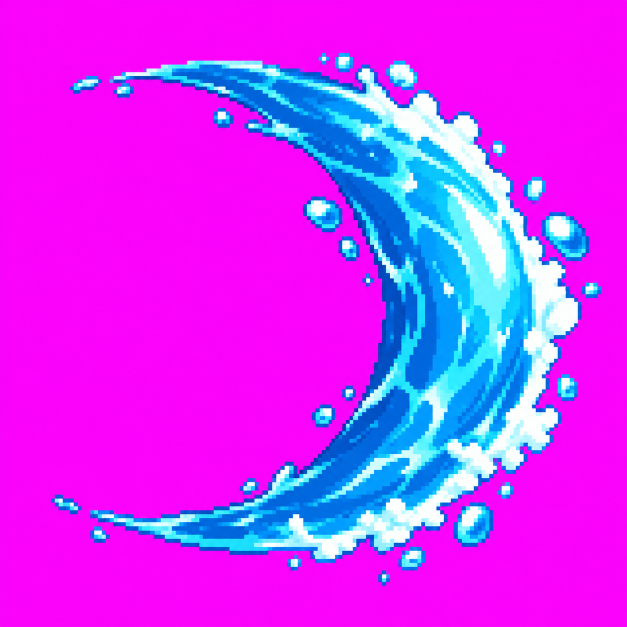
#> input picture art_source/frames/vfx/water_slash.png, 1254 x 1254 px, found by its file name (shown at 1/2 size); its folder holds 3 pictures in this run
$ python make_vfx.py
#> lines starting #> are read from the running program, lines starting #| are printed output that depends on the picture
"""Turn the generated effect frames (art_source/frames/vfx/*.png, magenta key) into the game's effect sprites in
assets/sprites/: the Water Blade slash and the two web covers (a few strands, a cocoon). Keys, crops where asked, scales
with a box filter and crisps the alpha, like make_icons.py. Run from the project root (the whole command):
  uv run --python 3.12 --with Pillow python tools/art/make_vfx.py
"""
import os

from PIL import Image

SRC = "art_source/frames/vfx"
OUT = "assets/sprites"

# name: (output name, crop to the drawn pixels, (width, height) with None = keep the aspect)
SPECS = {
    "water_slash": ("vfx_water_slash", True, (56, None)),
    "web_strands": ("vfx_web_strands", False, (64, 64)),
    "web_cocoon": ("vfx_web_cocoon", True, (None, 64)),
}


def key(im):
    """Magenta and its blend with the art: red and blue both well above green (silk and water never are)."""
    im = im.convert("RGBA")
    px = im.load()
    for y in range(im.height):
        for x in range(im.width):
            r, g, b, _ = px[x, y]
            if min(r, b) - g > 45:
                px[x, y] = (0, 0, 0, 0)
    return im


def crisp(im):
    px = im.load()
    for y in range(im.height):
        for x in range(im.width):
            r, g, b, a = px[x, y]
            px[x, y] = (r, g, b, 255) if a >= 128 else (0, 0, 0, 0)
    return im


def fit(im, size):
    w, h = size
    if w is None:
        w = max(1, round(im.width * h / im.height))
    if h is None:
        h = max(1, round(im.height * w / im.width))
    return im.resize((w, h), Image.Resampling.BOX)


def main():
    for name, (out, crop, size) in SPECS.items():
        im = key(Image.open(os.path.join(SRC, name + ".png")))
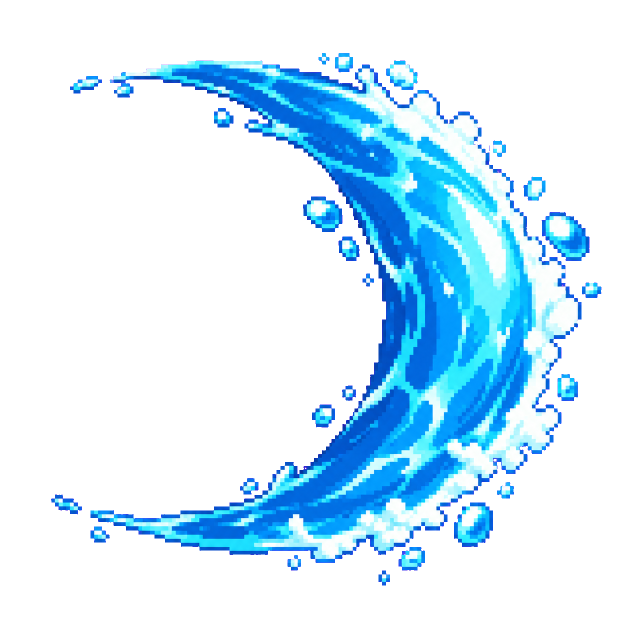
#> im: PIL image 1254x1254 RGBA (shown at 1/2 size); mean R, G, B, A 20.5, 49.1, 65.9, 69.5; transparent parts drawn white
        if crop:
            box = im.getbbox()
#> box = (102, 106, 1203, 1171)
            if box is None:
                raise SystemExit(name + " is entirely key")
            im = im.crop(box)
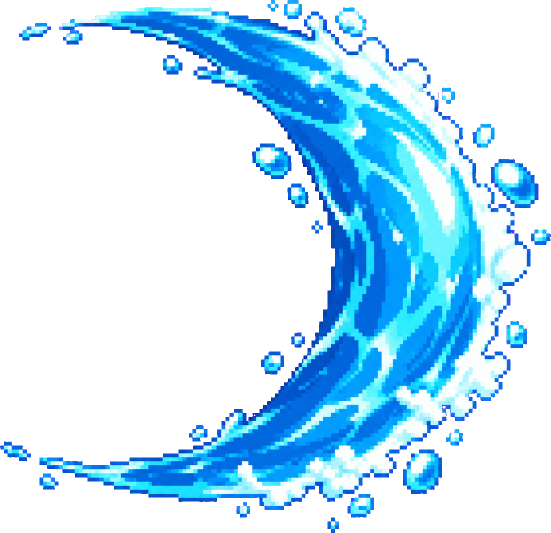
#> im: PIL image 1101x1065 RGBA (shown at 1/2 size); mean R, G, B, A 27.5, 65.9, 88.4, 93.2; transparent parts drawn white
        made = crisp(fit(im, size))
#> in fit, `return im.resize((w, h), Image.Resampling.BOX)`:
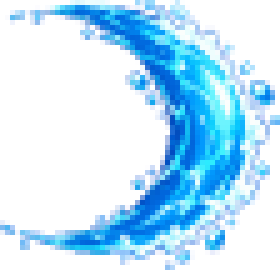
#> returned value: PIL image 56x54 RGBA (shown 5 times larger); mean R, G, B, A 31, 75.5, 106.9, 93.2; transparent parts drawn white
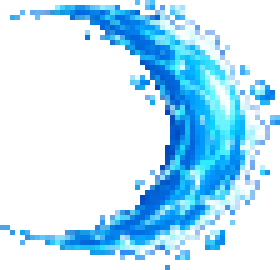
#> made: PIL image 56x54 RGBA (shown 5 times larger); mean R, G, B, A 27.8, 66.1, 87.9, 92.7; transparent parts drawn white
        made.save(os.path.join(OUT, out + ".png"))
        print("wrote", out, made.size)
#| wrote vfx_water_slash (56, 54)
#> pass 2 of the loop in main, `for name, (out, crop, size) in SPECS.items():`:
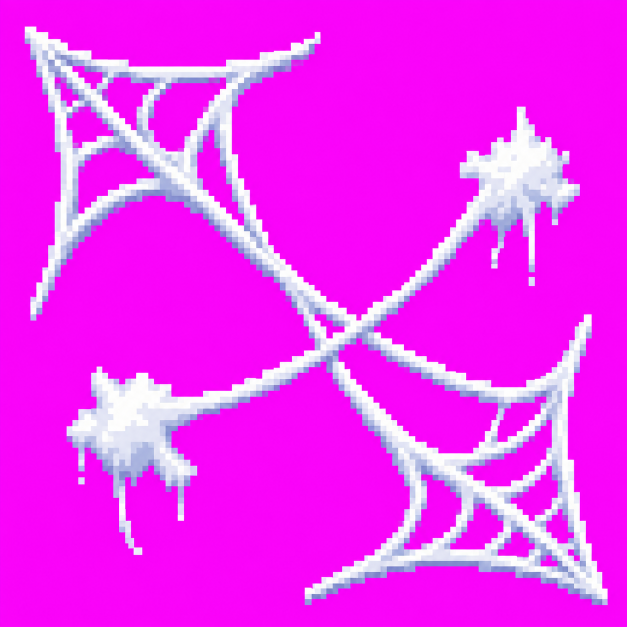
#> input picture art_source/frames/vfx/web_strands.png, 1254 x 1254 px, found by its file name (shown at 1/2 size)
#> in main, `im = key(Image.open(os.path.join(SRC, name + ".png")))`:
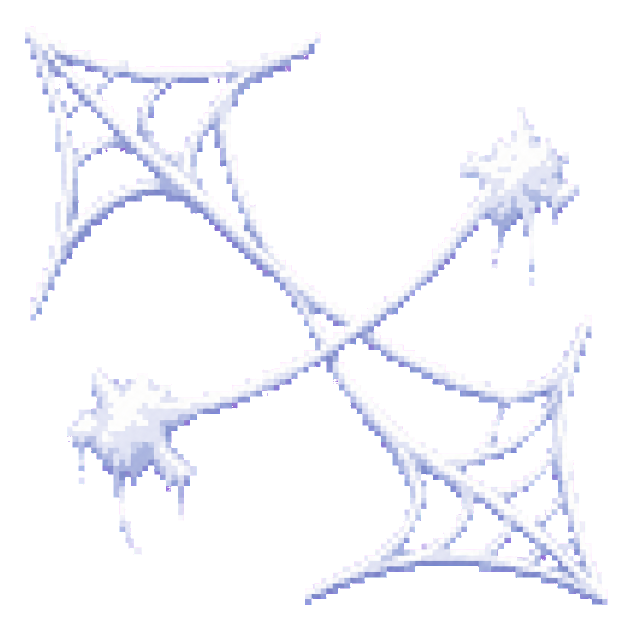
#> im: PIL image 1254x1254 RGBA (shown at 1/2 size); mean R, G, B, A 42.4, 43.1, 47.5, 50.6; transparent parts drawn white
#> in main, `made = crisp(fit(im, size))`:
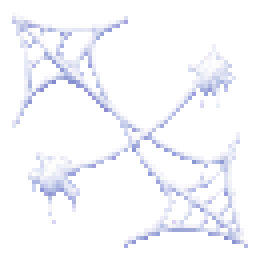
#> made: PIL image 64x64 RGBA (shown 4 times larger); mean R, G, B, A 42.9, 43.5, 47.9, 51.1; transparent parts drawn white
#| wrote vfx_web_strands (64, 64)
#> pass 3 of the loop in main, `for name, (out, crop, size) in SPECS.items():`:
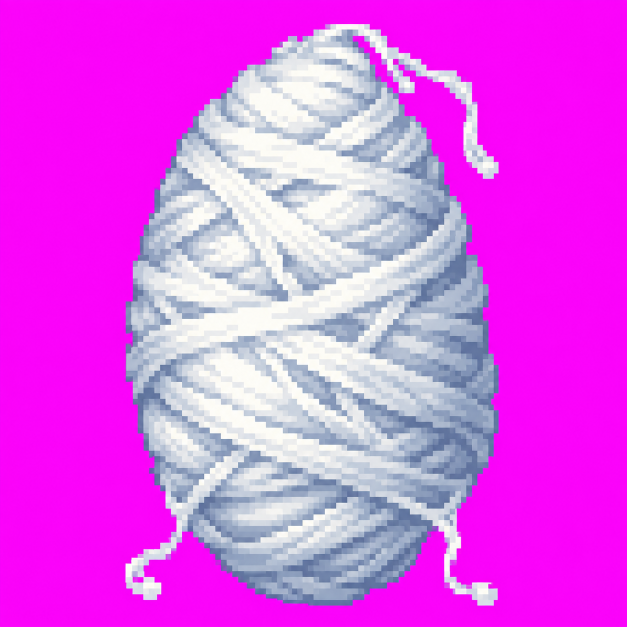
#> input picture art_source/frames/vfx/web_cocoon.png, 1254 x 1254 px, found by its file name (shown at 1/2 size)
#> in main, `im = key(Image.open(os.path.join(SRC, name + ".png")))`:
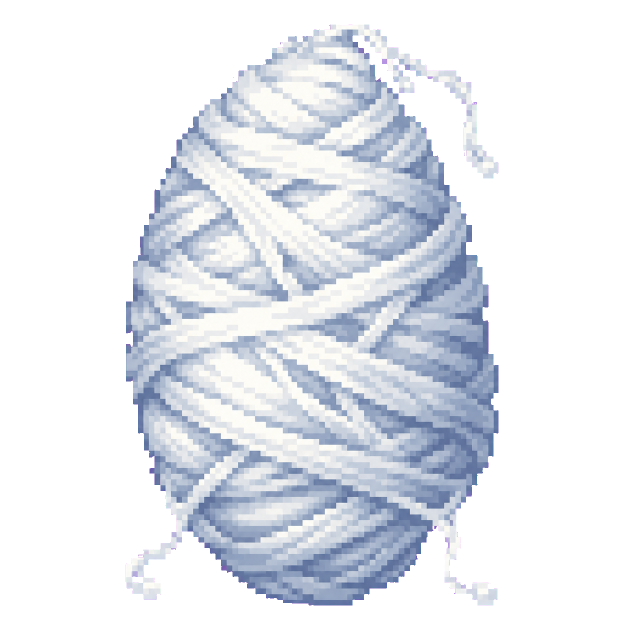
#> im: PIL image 1254x1254 RGBA (shown at 1/2 size); mean R, G, B, A 80.5, 84, 90.2, 106.8; transparent parts drawn white
#> box = (251, 48, 997, 1211)
#> in main, `made = crisp(fit(im, size))`:
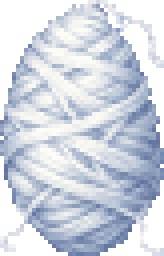
#> made: PIL image 41x64 RGBA (shown 4 times larger); mean R, G, B, A 146.7, 153.2, 164.3, 194.4; transparent parts drawn white
#| wrote vfx_web_cocoon (41, 64)


if __name__ == "__main__":
    main()
